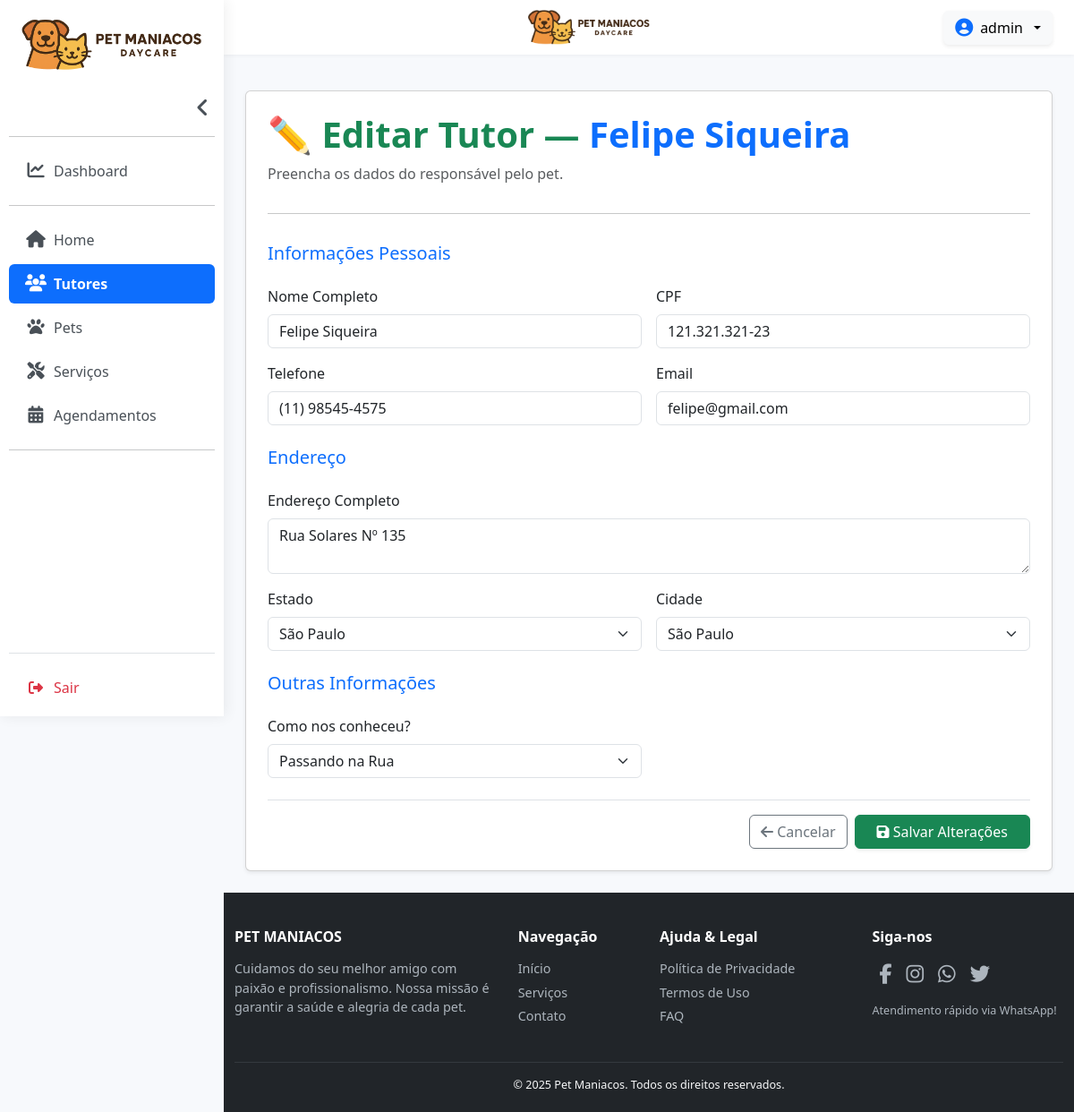
/tutores/editar/3/ (signed in), run on the app's committed database.
### daycare/models.py (models this page shows, shortened)
class Tutor(models.Model):
    ORIGEM_CHOICES = [
        ('internet', 'Internet'),
        ('amigo', 'Amigo'),
        ('indicacao_veterinario', 'Indicação de Veterinário'),
        ('redes_sociais', 'Redes Sociais'),
        ('panfleto', 'Panfleto / Outdoor'),
        ('passando_na_rua', 'Passando na Rua'),
        ('evento_pet', 'Evento Pet'),
        ('outro', 'Outro'),
    ]
    name = models.CharField(max_length=255, verbose_name='Nome')
    cpf = models.CharField(max_length=14, unique=True, verbose_name='CPF')
    phone_number = models.CharField(max_length=20, blank=True, null=True, verbose_name='Telefone')
    email = models.EmailField(blank=True, null=True, verbose_name='Email')
    address = models.TextField(blank=True, null=True, verbose_name='Endereço')
    state = models.ForeignKey(State, on_delete=models.SET_NULL, null=True, blank=True, verbose_name='Estado')
    city = ChainedForeignKey(
        City,
        chained_field="state",
        chained_model_field="state",
        verbose_name='Cidade',
        show_all=False,
        auto_choose=True,
        sort=True,
        null=True,
        blank=True,
        on_delete=models.SET_NULL,
    )
    know = models.CharField(max_length=50, choices=ORIGEM_CHOICES, blank=True, null=True, verbose_name='Como Conheceu')
    class Meta:
        verbose_name = "Tutor"
        verbose_name_plural = "Tutores"

### daycare/views.py (the view)
# urls.py: path('tutores/editar/<int:pk>/', TutorUpdateView.as_view(), name='tutor_update'),
@method_decorator(login_required, name='dispatch')
class TutorUpdateView(UpdateView):
    model = Tutor
    fields = ['name', 'cpf', 'phone_number', 'email', 'address', 'state', 'city', 'know']
    template_name = 'tutor_form.html'
    success_url = reverse_lazy('tutor_list')
    def dispatch(self, request, *args, **kwargs):
        if not has_model_permission(request.user, 'daycare.change_tutor'):
            messages.warning(request, "Você não tem permissão para editar tutores.")
            return redirect('tutor_list')
        return super().dispatch(request, *args, **kwargs)

### daycare/models.py (called while the page is built)
    def __str__(self):
        return self.name

    def __str__(self):
        return self.name

### daycare/views.py (called while the page is built)
def has_model_permission(user, perm_name):
    return user.is_authenticated and user.has_perm(perm_name)

### daycare/templates/tutor_form.html (shortened to what this page needs)
{% extends 'base.html' %}
{% block content %}
<div class="card shadow-sm p-4">
    <h1 class="fw-bold text-success">
        {% if object %}
            ✏️ Editar Tutor — <span class="text-primary">{{ object.name }}</span>
        {% else %}
            🧑‍🤝‍🧑 Cadastrar Novo Tutor
        {% endif %}
    </h1>
    <p class="text-muted mb-3">Preencha os dados do responsável pelo pet.</p>
    <hr>
    <form method="post">
        <h5 class="text-primary mt-3">Informações Pessoais</h5>
        <div class="row g-3 mt-1">
            <div class="col-md-6">
                <label class="form-label">Nome Completo</label>
                {{ form.name }}
            </div>
            <div class="col-md-6">
                <label class="form-label">CPF</label>
                {{ form.cpf }}
            </div>
            <div class="col-md-6">
                <label class="form-label">Telefone</label>
                {{ form.phone_number }}
            </div>
            <div class="col-md-6">
                <label class="form-label">Email</label>
                {{ form.email }}
            </div>
        </div>
        <h5 class="text-primary mt-4">Endereço</h5>
        <div class="row g-3 mt-1">
            <div class="col-md-12">
                <label class="form-label">Endereço Completo</label>
                {{ form.address }}
            </div>
            <div class="col-md-6">
                <label class="form-label">Estado</label>
                {{ form.state }}
            </div>
            <div class="col-md-6">
                <label class="form-label">Cidade</label>
                {{ form.city }}
            </div>
        </div>
        <h5 class="text-primary mt-4">Outras Informações</h5>
        <div class="row g-3 mt-1 mb-4">
            <div class="col-md-6">
                <label class="form-label">Como nos conheceu?</label>
                {{ form.know }}
            </div>
        </div>
        <div class="d-flex justify-content-end gap-2 pt-3 border-top">
            <a href="{% url 'tutor_list' %}" class="btn btn-outline-secondary">
                <i class="fas fa-arrow-left"></i> Cancelar
            </a>
            <button type="submit" class="btn btn-success px-4 shadow-sm">
                {% if object %}
                    <i class="fas fa-save"></i> Salvar Alterações
                {% else %}
                    <i class="fas fa-user-plus"></i> Cadastrar Tutor
                {% endif %}
            </button>
        </div>
    </form>
</div>
{% endblock %}

### daycare/templates/base.html (shortened to what this page needs)
{% load static %}
<!DOCTYPE html>
<html lang="pt-br">
<head>
    <link href="https://cdn.jsdelivr.net/npm/bootstrap@5.3.2/dist/css/bootstrap.min.css" rel="stylesheet">
    <link rel="stylesheet" href="https://cdnjs.cloudflare.com/ajax/libs/font-awesome/6.5.2/css/all.min.css">
</head>
<body>
{% if user.is_authenticated %}
<nav id="sidebar" class="sidebar-expanded">
    <div class="sidebar-header">
        <a class="navbar-brand" href="{% url 'home' %}">
            <img id="sidebar-logo" src="{% static 'img/logo2.png' %}"
                data-full-src="{% static 'img/logo2.png' %}"
                data-collapsed-src="{% static 'img/logo_small.png' %}"
                alt="Logo" class="img-fluid sidebar-logo">
        </a>
    </div>
    <div id="sidebar-collapsible-content">
        <div class="toggle-sidebar-container d-none d-lg-flex">
            <button id="desktop-sidebar-toggle" class="toggle-sidebar-btn">
                <i class="fas fa-angle-left fa-lg"></i>
            </button>
        </div>
        <ul class="list-unstyled components mb-2">
            <hr>
            <li><a href="{% url 'dashboard' %}" class="sidebar-link {% if request.path == '/dashboard/' %}active{% endif %}"><i class="fas fa-chart-line"></i> <span class="link-text">Dashboard</span></a></li>
            <hr>
            <li><a href="{% url 'home' %}" class="sidebar-link {% if request.resolver_match.url_name == 'home' %}active{% endif %}"><i class="fas fa-home"></i> <span class="link-text">Home</span></a></li>
            <li><a href="{% url 'tutor_list' %}" class="sidebar-link {% if 'tutores' in request.path %}active{% endif %}"><i class="fas fa-users"></i> <span class="link-text">Tutores</span></a></li>
            <li><a href="{% url 'pet_list' %}" class="sidebar-link {% if 'pets' in request.path %}active{% endif %}"><i class="fas fa-paw"></i> <span class="link-text">Pets</span></a></li>
            <li><a href="{% url 'service_list' %}" class="sidebar-link {% if 'service' in request.path %}active{% endif %}"><i class="fas fa-tools"></i> <span class="link-text">Serviços</span></a></li>
            <li><a href="{% url 'scheduling_list' %}" class="sidebar-link {% if 'agendamentos' in request.path %}active{% endif %}"><i class="fas fa-calendar-alt"></i> <span class="link-text">Agendamentos</span></a></li>
            <hr>
        </ul>
    </div>
    <div class="mt-auto pt-3 border-top">
        <form method="post" action="{% url 'logout' %}">
            <button type="submit" class="sidebar-logout-button text-danger">
                <i class="fas fa-sign-out-alt"></i> <span class="link-text">Sair</span>
            </button>
        </form>
    </div>
</nav>
{% endif %}
<div id="content-wrapper" {% if not user.is_authenticated %}class="full-width-content"{% endif %}>
    {% if user.is_authenticated %}
    <nav id="top-bar" class="navbar navbar-expand-lg py-2">
        <div class="container-fluid pe-4">
            <div class="container-fluid justify-content-center">
                <a href="{% url 'home' %}">
                    <img id="topbar-logo-centered" src="{% static 'img/logo2.png' %}"
                        alt="Logo Pet Maniacos"
                        class="d-block mx-auto">
                </a>
            </div>
            <div class="d-flex align-items-center gap-3 ms-lg-auto">
                <div class="dropdown">
                    <button class="btn btn-light d-flex align-items-center gap-2 dropdown-toggle shadow-sm" type="button" data-bs-toggle="dropdown" aria-expanded="false">
                        <i class="fas fa-user-circle fa-lg text-primary"></i>
                        <span class="fw-medium">{{ user.first_name|default:user.username }}</span>
                    </button>
                </div>
            </div>
        </div>
    </nav>
    {% endif %}
    <main class="container-fluid py-4 flex-grow-1 px-4">
        {% block content %}{% endblock %}
    </main>
    <footer class="text-start">
        <div class="container-fluid">
            <div class="row">
                <div class="col-lg-4 col-md-6 mb-4 mb-lg-0">
                    <h5 class="text-uppercase">Pet Maniacos</h5>
                    <p>
                        Cuidamos do seu melhor amigo com paixão e profissionalismo.
                        Nossa missão é garantir a saúde e alegria de cada pet.
                    </p>
                </div>
                <div class="col-lg-2 col-md-6 mb-4 mb-lg-0">
                    <h5>Navegação</h5>
                    <ul class="list-unstyled">
                        <li><a href="{% url 'home' %}">Início</a></li>
                        <li><a href="{% url 'service_list'%}">Serviços</a></li>
                        <li><a href="{% url 'contato' %}">Contato</a></li>
                    </ul>
                </div>
                <div class="col-lg-3 col-md-6 mb-4 mb-lg-0">
                    <h5>Ajuda & Legal</h5>
                    <ul class="list-unstyled">
                        <li><a href="{% url 'politica_privacidade' %}">Política de Privacidade</a></li>
                        <li><a href="{% url 'termos_de_uso' %}">Termos de Uso</a></li>
                        <li><a href="{% url 'faq' %}">FAQ</a></li>
                    </ul>
                </div>
                <div class="col-lg-3 col-md-6 mb-4 mb-lg-0">
                    <h5>Siga-nos</h5>
                    <div class="social-icons mb-3">
                        <a href="#" class="me-2"><i class="fa-brands fa-facebook-f"></i></a>
                        <a href="#" class="me-2"><i class="fa-brands fa-instagram"></i></a>
                        <a href="#" class="me-2"><i class="fa-brands fa-whatsapp"></i></a>
                        <a href="#" class="me-2"><i class="fa-brands fa-twitter"></i></a>
                    </div>
                    <p class="small text-center text-md-start">Atendimento rápido via WhatsApp!</p>
                </div>
            </div>
            <hr class="mt-4 mb-3 border-secondary opacity-25">
            <div class="row">
                <div class="col-12 text-center">
                    <p class="mb-0 small text-light">
                        &copy; 2025 Pet Maniacos. Todos os direitos reservados.
                    </p>
                </div>
            </div>
        </div>
    </footer>
</div>
</body>
</html>

### daycare/templates/base.html (style rules this page uses)
:root { --sidebar-width: 250px; --sidebar-collapsed-width: 70px; --primary-color: #0d6efd; --secondary-bg: #f7f9fc; }
body { min-height: 100vh; display: flex; background-color: var(--secondary-bg); }
#sidebar { width: var(--sidebar-width); height: 100vh; position: fixed; top: 0; left: 0; background-color: #fff; padding: 10px; box-shadow: 2px 0 15px rgba(0,0,0,0.07); overflow: hidden; z-index: 1050; display: flex; flex-direction: column; transition: width 0.3s; }
#sidebar .sidebar-header { display: flex; justify-content: center; align-items: center; padding: 5px 10px 15px 10px; height: 90px; position: relative; }
#sidebar .sidebar-header img { height: auto; max-height: 70px; width: auto; transition: all 0.3s; object-fit: contain; }
.toggle-sidebar-btn { background: transparent; border: none; cursor: pointer; font-size: 1.2rem; color: #495057; transition: transform 0.3s, color 0.3s; }
.toggle-sidebar-container { display: flex; justify-content: flex-end; padding-top: 5px; margin-bottom: 10px; }
.sidebar-link { padding: 10px 10px; display: flex; align-items: center; color: #495057; text-decoration: none; border-radius: 6px; margin-bottom: 5px; font-weight: 500; transition: background-color 0.2s, color 0.2s; }
.sidebar-link i { min-width: 40px; font-size: 1.2rem; text-align: center; }
.sidebar-link .link-text { white-space: nowrap; transition: opacity 0.3s, max-width 0.3s; }
.sidebar-link.active { background-color: var(--primary-color); color: #fff; font-weight: bold; }
.sidebar-logout-button { border: none; background: none; cursor: pointer; padding: 10px; text-align: left; width: 100%; display: flex; align-items: center; font-weight: 500; border-radius: 6px; transition: background-color 0.2s; color: #495057; }
.sidebar-logout-button i { min-width: 40px; text-align: center; }
#content-wrapper { margin-left: var(--sidebar-width); flex-grow: 1; display: flex; flex-direction: column; transition: margin-left 0.3s; width: 100%; }
#top-bar { background-color: #fff; box-shadow: 0 1px 4px rgba(0,0,0,0.05); width: 100%; position: sticky; top: 0; z-index: 1020; }
#topbar-logo-centered { height: 45px; width: auto; object-fit: contain; }
footer { background-color: #212529; color: #adb5bd; padding: 40px 0 20px 0; margin-top: auto; font-size: 0.9rem; }
footer h5 { color: #fff; font-weight: 600; margin-bottom: 15px; font-size: 1rem; }
footer a { color: #adb5bd; text-decoration: none; transition: color 0.2s; display: block; margin-bottom: 5px; }
.social-icons { display: flex; justify-content: center; margin-bottom: 15px !important; }
.social-icons a { color: #adb5bd; margin: 0 8px; font-size: 1.4rem; }
@media (min-width: 992px) { .social-icons { justify-content: flex-start; } }

### data on the page
Tutor: name "Felipe Siqueira", cpf "121.321.321-23", phone_number "(11) 98545-4575", email "felipe@gmail.com", address "Rua Solares Nº 135", state "São Paulo", city "São Paulo", know "Passando na Rua"

### other printed values
{{ user.first_name|default:user.username }} "admin"
